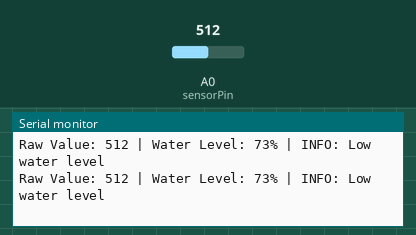
This sketch was run on a simulated Arduino Uno, built with avr-gcc and run on an emulated ATmega328P. Parts: the last lines printed to the serial monitor. The inputs (shaded band) are chosen by the test bench; at power-on: A0 (sensorPin) = 512.

Above: at 6.1 s.
6.2 s: A0 (sensorPin) set to 192
At 6.26 s:
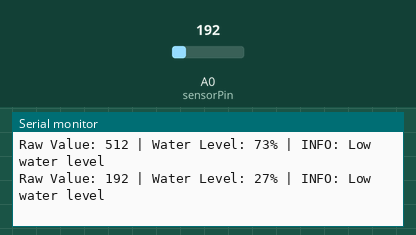
7.7 s: A0 (sensorPin) set to 161
At 7.77 s:
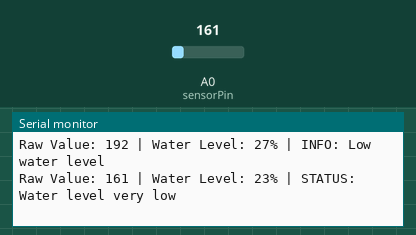

The sketch:

Task2_water_level.ino
```cpp
/*
  CSE406 - Lab Assignment 02: Task 2
  Implements water level alarm system with threshold detection
*/

const int sensorPin = A0;

// Calibration values
const int dryValue = 0;
const int wetValue = 700;

// Threshold definitions
const int LOW_LEVEL = 25;
const int MEDIUM_LEVEL = 75;
const int HIGH_LEVEL = 95;

void setup() {
  Serial.begin(9600);
}

void loop() {
  // Read and map sensor value
  int sensorValue = analogRead(sensorPin);
  int waterLevelPercent = map(sensorValue, dryValue, wetValue, 0, 100);
  waterLevelPercent = constrain(waterLevelPercent, 0, 100);

  // Display current readings
  Serial.print("Raw Value: ");
  Serial.print(sensorValue);
  Serial.print(" | Water Level: ");
  Serial.print(waterLevelPercent);
  Serial.print("%");

  // Check thresholds and trigger alarms
  if (waterLevelPercent >= HIGH_LEVEL) {
    Serial.println(" | ALERT: HIGH WATER LEVEL! Critical!");
  }
  else if (waterLevelPercent >= MEDIUM_LEVEL) {
    Serial.println(" | WARNING: Medium water level detected");
  }
  else if (waterLevelPercent >= LOW_LEVEL) {
    Serial.println(" | INFO: Low water level");
  }
  else {
    Serial.println(" | STATUS: Water level very low");
  }

  delay(100);
}
```

Measured:
- the behaviour switches between 175 and 174 on A0 (sensorPin) (found by bisection; images 1 and 2)
- after the input at 6.2 s, the serial monitor: prints a new line after 0.05 s (image 1)
- after the input at 7.7 s, the serial monitor: prints a new line after 0.07 s (image 2)
